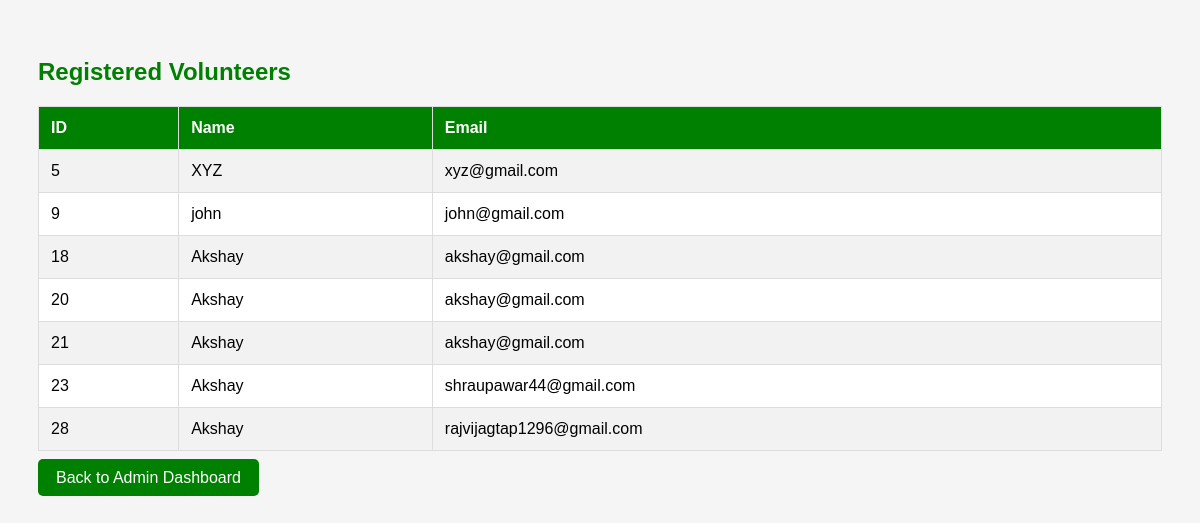
Screenshot of /admin/volunteers (signed in) with the database file from the repository.
### tables this page shows
CREATE TABLE users(
    id INTEGER PRIMARY KEY AUTOINCREMENT,
    name TEXT,
    email TEXT,
    password TEXT,
    role TEXT
);

### app.py (the view)
@app.route("/admin/volunteers")
def admin_volunteers():
    if (
        "user" not in session
        or session.get("role") != "Admin"
    ):
        return redirect("/login")
    conn = get_db()
    cur = conn.cursor()
    cur.execute("""
        SELECT id, name, email
        FROM users
        WHERE role='Volunteer'
    """)
    volunteers = cur.fetchall()
    conn.close()
    return render_template(
        "volunteers.html",
        volunteers=volunteers
    )

### app.py (called while the page is built)
def get_db():
    conn = sqlite3.connect(
        "food_rescue.db",
        timeout=10
    )
    conn.row_factory = sqlite3.Row
    return conn

### templates/volunteers.html (shortened to what this page needs)
<!DOCTYPE html>
<html>
<head>
</head>
<body>
<h2>Registered Volunteers</h2>
<table>
<tr>
    <th>ID</th>
    <th>Name</th>
    <th>Email</th>
</tr>
{% for volunteer in volunteers %}
<tr>
    <td>{{ volunteer[0] }}</td>
    <td>{{ volunteer[1] }}</td>
    <td>{{ volunteer[2] }}</td>
</tr>
{% endfor %}
</table>
<br>
<a href="/admin">Back to Admin Dashboard</a>
</body>
</html>

### templates/volunteers.html (style rules this page uses)
body { font-family:Arial; background:#f5f5f5; padding:30px; }
h2 { color:green; }
table { width:100%; border-collapse:collapse; background:white; }
th,td { padding:12px; border:1px solid #ddd; text-align:left; }
th { background:green; color:white; }
tr:nth-child(even) { background:#f2f2f2; }
a { text-decoration:none; background:green; color:white; padding:10px 18px; border-radius:5px; }

### rows the page displays
users: id "5", name "XYZ", email "xyz@gmail.com"
users: id "9", name "john", email "john@gmail.com"
users: id "18", name "Akshay", email "akshay@gmail.com"
users: id "20", name "Akshay", email "akshay@gmail.com"
users: id "21", name "Akshay", email "akshay@gmail.com"
users: id "23", name "Akshay", email "shraupawar44@gmail.com"
users: id "28", name "Akshay", email "rajvijagtap1296@gmail.com"
